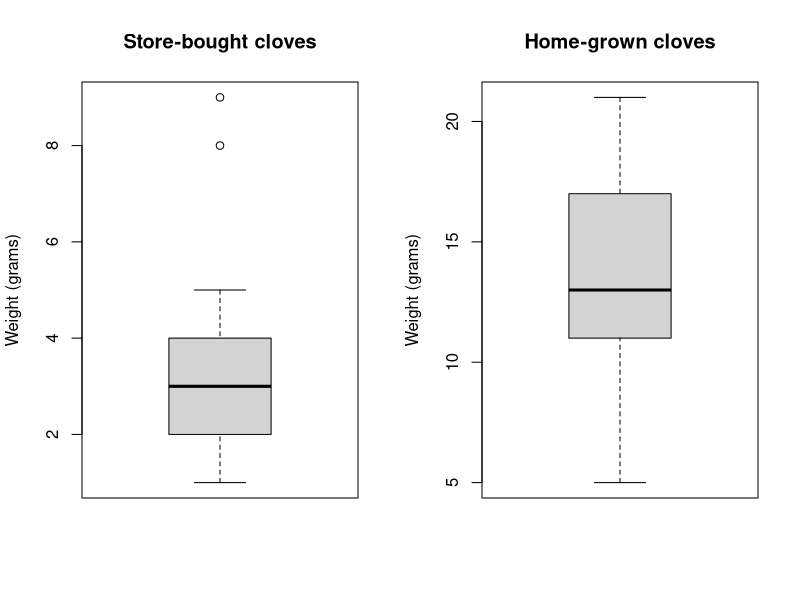
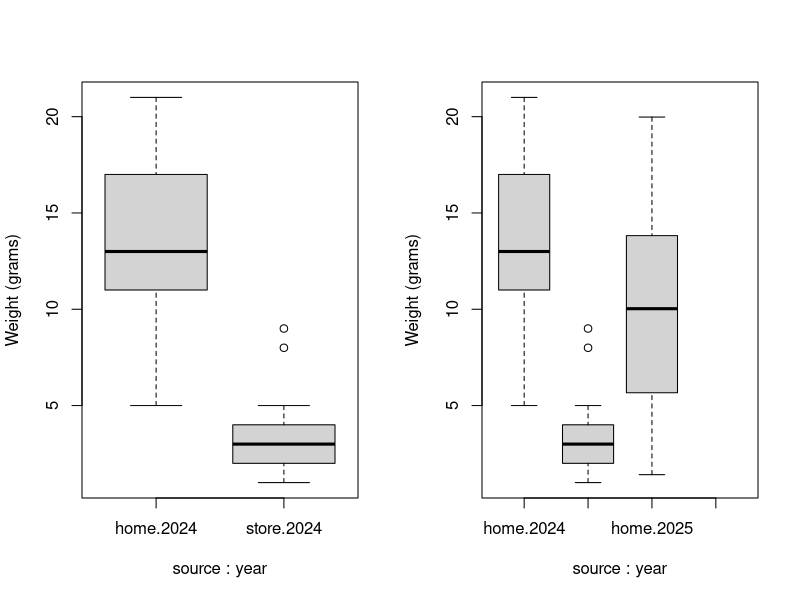

Write R code to recreate these figures, in order.
## ---- chunk 1
knitr::opts_chunk$set(echo = TRUE, warning = FALSE, message = FALSE)
## ---- chunk 2
home_grams <- c(8, 17, 14, 20, 13, 13, 11, 15, 11,
                10, 19, 19, 19, 13, 17, 13, 15, 11,
                12, 19, 14, 13, 21, 8, 5, 13, 12, 13,
                17, 9, 8, 17, 9, 20, 7, 13)
## ---- chunk 3
options(digits = 2) #set precision of printed numbers
summary(home_grams)
## ---- chunk 4
store_grams <- c(5, 2, 4, 3, 3, 8, 4, 3, 9, 4, 3, 2,
                 4, 4, 2, 2, 2, 3, 2, 2, 1, 1, 1)
summary(store_grams)
## ---- chunk 5
par(mfrow = c(1, 2)) #frame plots in 1 row w/ 2 cols
boxplot(store_grams, ylab = "Weight (grams)")
title("Store-bought cloves")
boxplot(home_grams, ylab = "Weight (grams)")
title("Home-grown cloves")
## ---- chunk 6
garlic_data <- data.frame(weight = c(home_grams, store_grams),
                          year = rep(2024, times = length(c(home_grams,
                                                            store_grams))),
                          source = c(rep("home", times = length(home_grams)),
                                     rep("store", times = length(store_grams))))

head(garlic_data)
tail(garlic_data)
## ---- chunk 7
garlic_formula <- weight ~ source + year
## ---- chunk 8
boxplot(data = garlic_data, garlic_formula, ylab = "Weight (grams)")
aggregate(data = garlic_data, garlic_formula,
          FUN = summary, digits = 2) #digits is passed to the summary function
## ---- chunk 9
#create example future data set
example_future <- data.frame("weight" = runif(25, 1, 20),
                             "year" = rep(2025, times = 25),
                             "source" = rep("home", times = 25)
)


#append future data to past data
updated_garlic <- rbind(garlic_data, example_future)

#see how updating the data updates the plot without changing the code
boxplot(data = updated_garlic, garlic_formula, ylab = "Weight (grams)")
## ---- chunk 10
require("dplyr")
keep_data <- updated_garlic %>%
  filter(source == "home" & year == 2024) %>%
  select(!source)

## ---- chunk 11
summary(keep_data)
